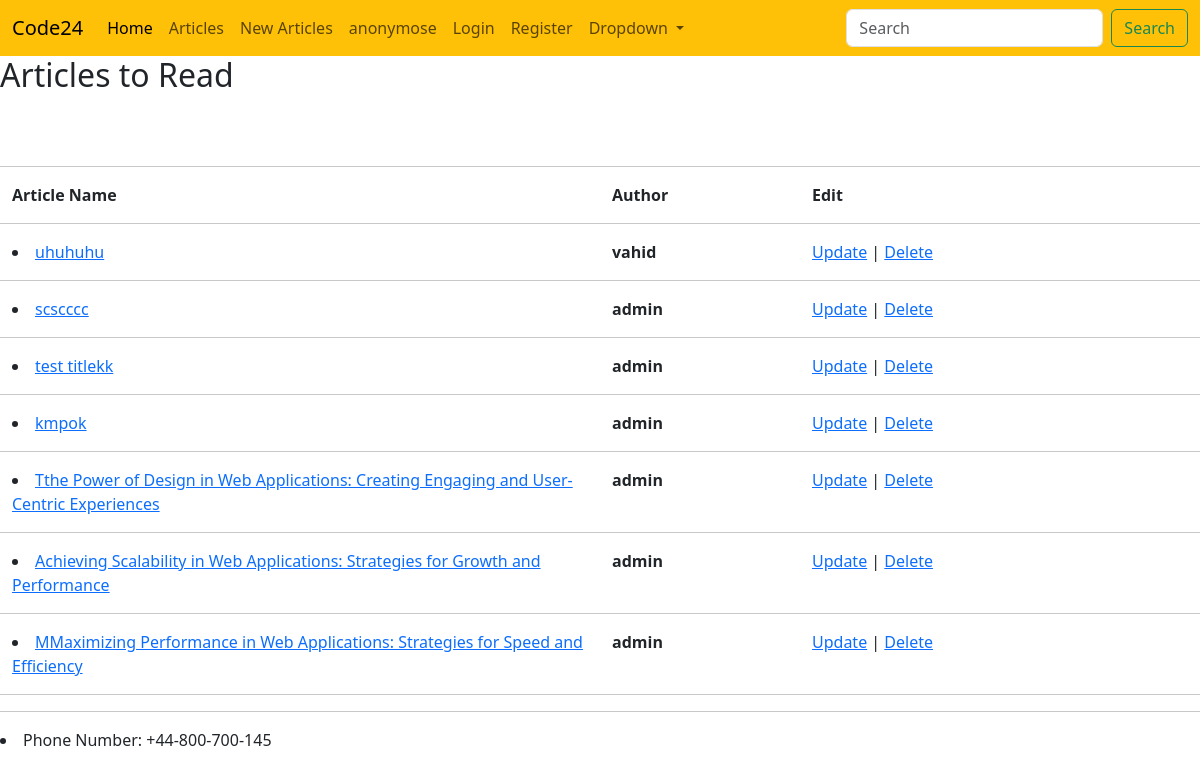
/articles/, run on an earlier commit of the app's database.
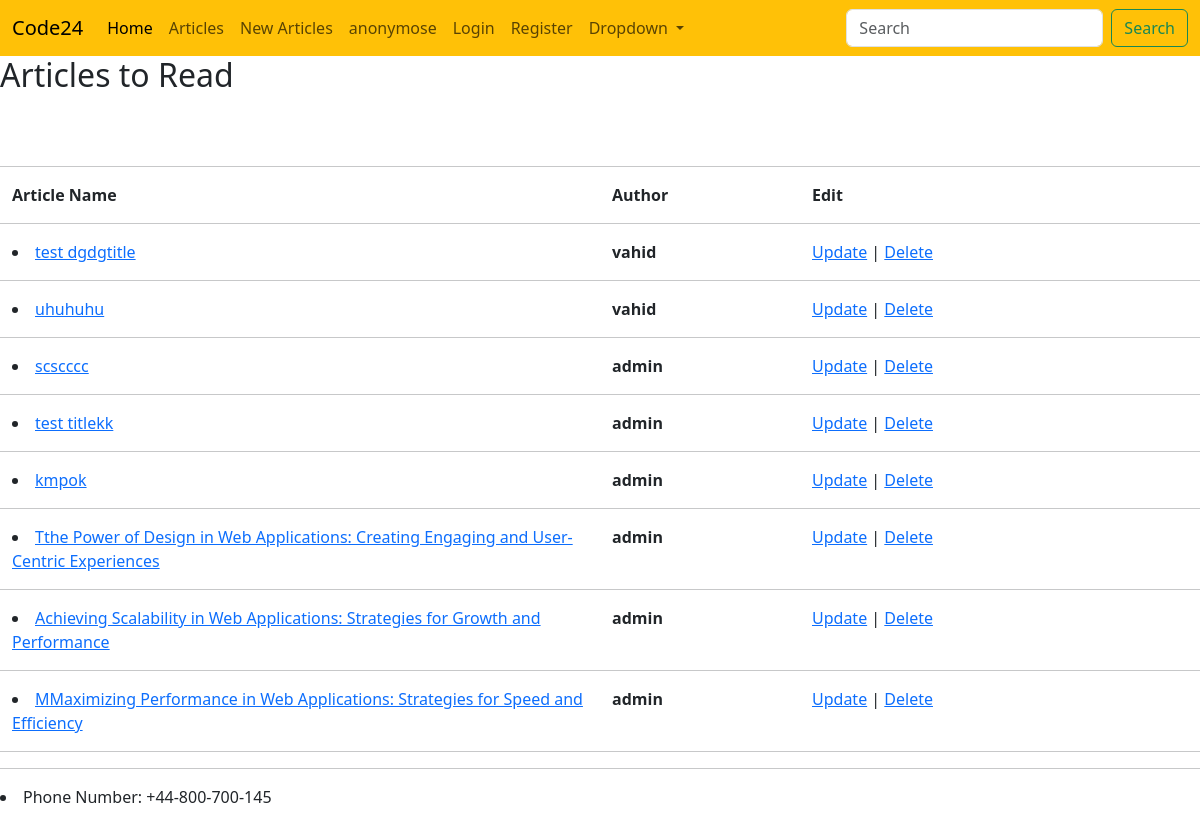
And on a later commit of the database.
### article/models.py (models this page shows, shortened)
class ArticleModel(models.Model):
    STATUS_OF_ARTICLE = (
        ("checking" , "Checking"),
        ("rejected" , "Rejected"),
        ("published" , "Published"),
    )
    Title = models.CharField(max_length=150)
    Body  = models.TextField(max_length=10000)
    Author= models.ForeignKey("auth.user", on_delete=models.CASCADE)
    Created = models.DateTimeField(auto_now_add=True)
    Edited = models.DateTimeField(auto_now=True)
    Status = models.CharField(max_length=15, choices=STATUS_OF_ARTICLE, default="checking")
    class Meta:
        ordering = ("-Created",)

### article/views.py (the view)
# urls.py: path('', ArticleListView.as_view(), name = "ArticleListView_url"),
class ArticleListView(ListView):
    model = ArticleModel
    template_name = "article/ArticleListView.html"
    context_object_name  = "articles"
    def get_queryset(self):
        return ArticleModel.objects.filter(Status='published')

### template/article/ArticleListView.html (shortened to what this page needs)
{% extends "base.html" %}
{% block title %}<h2>Articles to Read</h2>{% endblock title %}
{% block content %}
<br>
<br>
<hr>
<div class="container-fluid">
    <div class="row">
    <div class="col col-lg-6 ">
        <strong>Article Name</strong>
    </div>
    <div class="col col-lg-2">
        <strong>Author</strong>
    </div>
    <div class="col col-lg-2">
       <strong>Edit</strong>
    </div>
    </div>
</div>
<hr>
{% for article in articles  %}
    <div class="container-fluid">
        <div class="row">
        <div class="col col-lg-6">
            <li><a href="{% url "ArticleDetailView_url" article.id %}">{{article.Title}}</a></li>
        </div>
        <div class="col col-lg-2">
            <strong>{{article.Author}}</strong>
        </div>
        <div class="col col-lg-2">
            <a href="{% url "ArticleUpdateView_url" article.id %}">Update<a/>  | <a href="{% url "ArticleDeleteView_url" article.id %}">Delete</a>
        </div>
        </div>
    </div>
    <hr>
{% endfor %}
{% endblock content %}

What changed in the data, as far as the page shows it:
added ArticleModel: Title "test dgdgtitle", Author "vahid"
